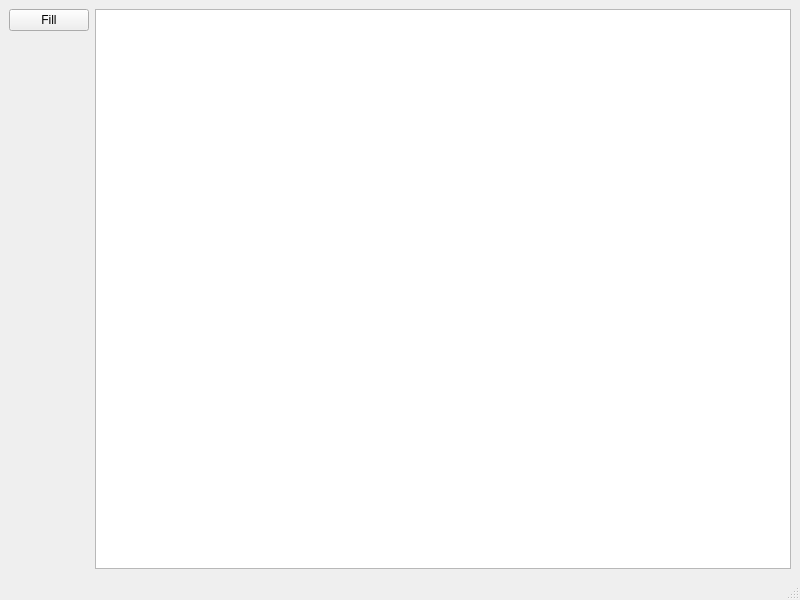
<?xml version="1.0" encoding="UTF-8"?>
<ui version="4.0">
 <class>MainWindow</class>
 <widget class="QMainWindow" name="MainWindow">
  <property name="geometry">
   <rect>
    <x>0</x>
    <y>0</y>
    <width>800</width>
    <height>600</height>
   </rect>
  </property>
  <property name="windowTitle">
   <string>MainWindow</string>
  </property>
  <widget class="QWidget" name="centralwidget">
   <layout class="QHBoxLayout" name="horizontalLayout">
    <item>
     <layout class="QVBoxLayout" name="verticalLayout">
      <item>
       <widget class="QPushButton" name="pushButton">
        <property name="text">
         <string>Fill</string>
        </property>
       </widget>
      </item>
      <item>
       <spacer name="verticalSpacer">
        <property name="orientation">
         <enum>Qt::Vertical</enum>
        </property>
        <property name="sizeHint" stdset="0">
         <size>
          <width>20</width>
          <height>40</height>
         </size>
        </property>
       </spacer>
      </item>
     </layout>
    </item>
    <item>
     <widget class="QTableWidget" name="tableWidget"/>
    </item>
   </layout>
  </widget>
  <widget class="QMenuBar" name="menubar">
   <property name="geometry">
    <rect>
     <x>0</x>
     <y>0</y>
     <width>800</width>
     <height>21</height>
    </rect>
   </property>
  </widget>
  <widget class="QStatusBar" name="statusbar"/>
 </widget>
 <resources/>
 <connections/>
</ui>
